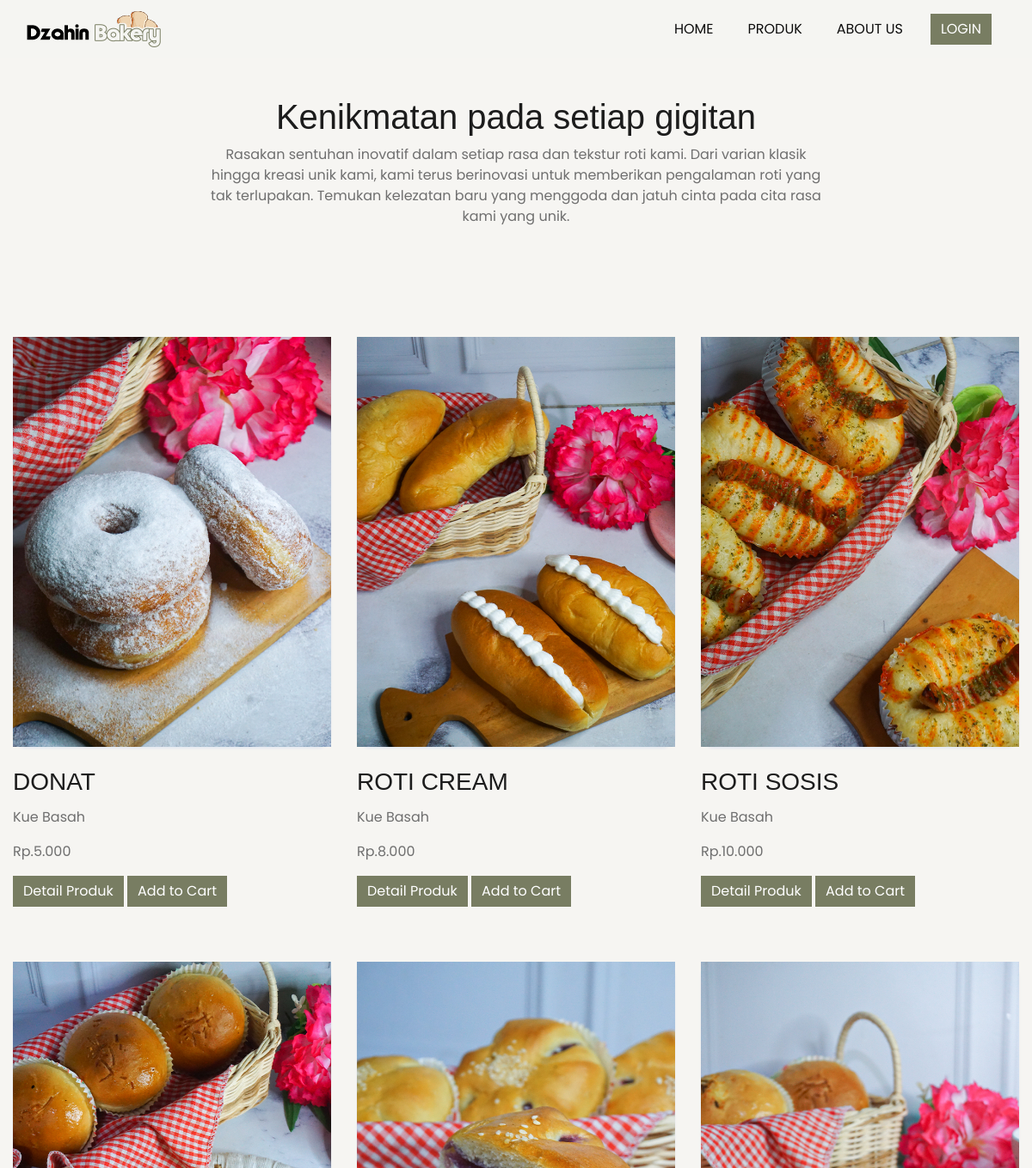
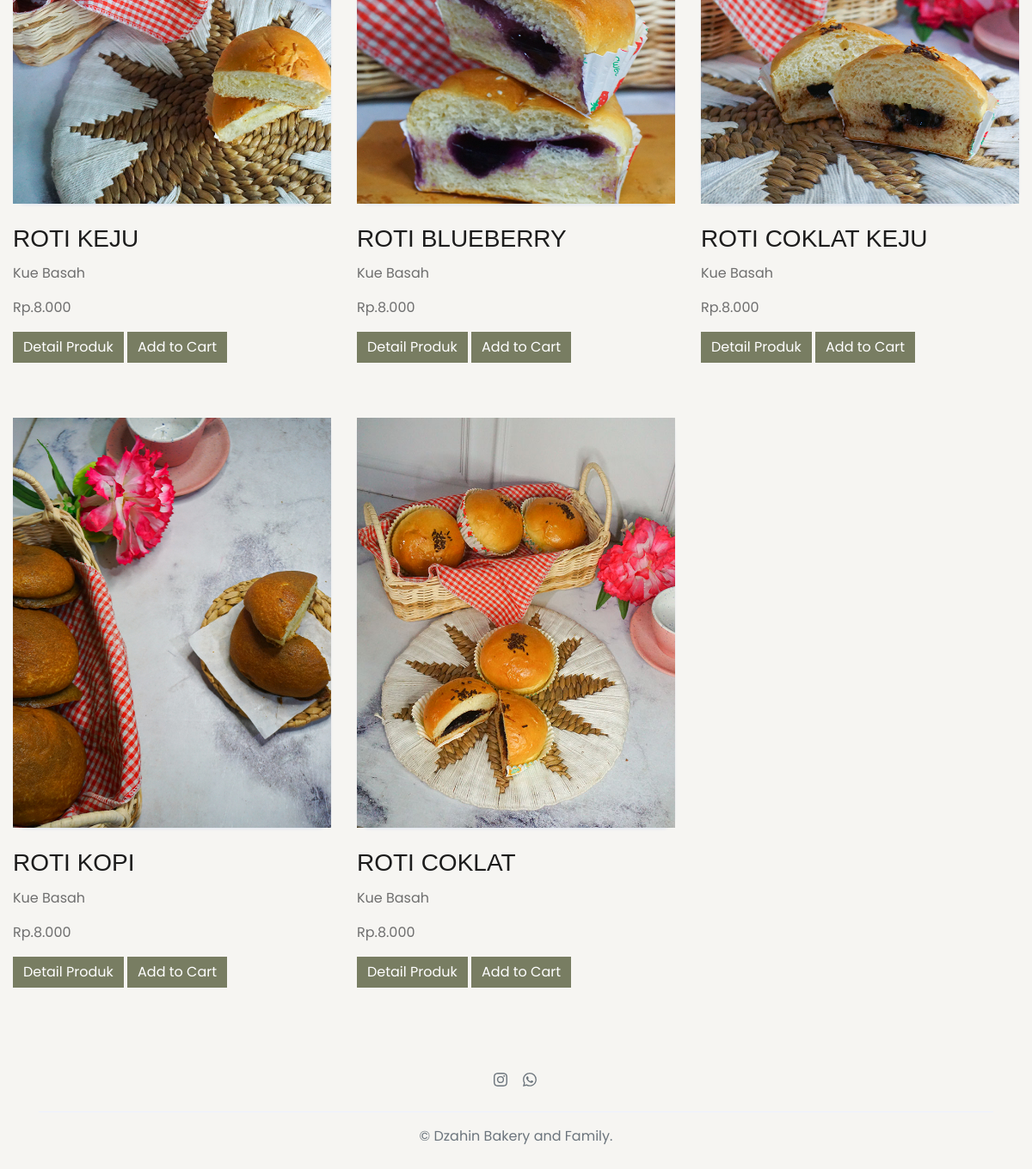
The page /index.php/home/produk on the database its author committed (2 pictures, top to bottom).
### tables this page shows
CREATE TABLE `tbl_produk` (
  `idProduk` int(11) NOT NULL,
  `idKategori` int(11) NOT NULL,
  `foto` varchar(100) NOT NULL,
  `namaProduk` varchar(30) NOT NULL,
  `harga` varchar(6) NOT NULL,
  `deskripsi_produk` text NOT NULL,
  `stok` int(3) NOT NULL
);

CREATE TABLE `tbl_kategori` (
  `idKategori` int(11) NOT NULL,
  `namaKategori` varchar(30) NOT NULL
);

### application/controllers/Home.php (called while the page is built, shortened)
<?php
class Home extends CI_Controller{
	function __construct(){
		$this->load->model('Madmin');
		$this->load->library('cart');
		}
	public function produk(){
			$data['detailProduk'] = $this->Madmin->tampilJoin()->result();
			$this->load->view('website/header');
			$this->load->view('website/produk', $data);
			$this->load->view('website/footer');
		}
}

### index.php (called while the page is built, shortened)
<?php
require_once BASEPATH.'core/CodeIgniter.php';

### application/models/Madmin.php (called while the page is built, shortened)
<?php
class Madmin extends CI_Model
{
  public function tampilJoin(){
		$this->db->select('*');
		$this->db->from('tbl_produk');
		$this->db->join('tbl_kategori', 'tbl_produk.idKategori = tbl_kategori.idKategori', 'left');
		$query = $this->db->get();
		return $query;
	}
}

### application/views/website/produk.php (the view)
<section class="subscribe">
    <div class="container">
        <div class="row d-flex justify-content-center">
            <div class="col-lg-8">
                <div class="subscribe-content padding-large">
                    <div class="subscribe-header">
                        <h2 class="display-6 text-center">Kenikmatan pada setiap gigitan</h2>
                        <p class="text-center">Rasakan sentuhan inovatif dalam setiap rasa dan tekstur roti kami.
                            Dari varian klasik hingga kreasi unik kami, kami terus berinovasi untuk memberikan
                            pengalaman roti yang tak terlupakan. Temukan kelezatan baru yang menggoda dan jatuh
                            cinta pada cita rasa kami yang unik.</p>
                    </div>
                </div>
            </div>
        </div>
    </div>
</section>
<section id="latest-blog">
    <div class="container-fluid">
        <div class="row g-3 post-grid">
        <?php foreach ($detailProduk as $val) { ?>
            <div class="col-lg-4 col-md-6 col-sm-12 mb-5">
                <div class="card-item">
                    <div class="card border-0 bg-transparent">
                        <div class="card-image">
                            <img src="<?php echo base_url()?>upload/<?=$val->foto?>" alt="" class="post-image img-fluid">
                        </div>
                    </div>
                    <div class="card-body p-0 mt-4">
                        <h3 class="card-title text-uppercase">
                            <a><?php echo $val->namaProduk; ?></a>
                        </h3>
                        <p><?php echo $val->namaKategori; ?></p>
                        <p>Rp.<?php echo $val->harga; ?></p>
                        <a href="<?php echo site_url('home/detail_produk/' . $val->idProduk);?>" class="btn btn-primary">Detail Produk</a>
                        <a href="<?php echo site_url('home/add_cart/'. $val->idProduk);?>" class="btn btn-primary">Add to Cart</a>
                    </div>
                </div>
            </div>
            <?php } ?>
        </div>
    </div>
</section>

### assets/user/css/style.css (style rules this page uses)
:root { --accent-color: #0d0d0d; --bs-gray-100: #f3f3f3; --bs-gray-200: #e7e5e2; --bs-primary: #787d62; --bs-secondary: #f6f5f2; --bs-primary-rgb: 120, 125, 98; --bs-body-bg-rgb: 246, 245, 242; --bs-light: #fff; --bs-dark: #000; --navbar-color-color: #131814; --swiper-theme-color: #787d62 !important; --swiper-pagination-color: #787d62 !important; }
:root { --body-font: "Poppins", sans-serif; --heading-font: "Cinzel", sans-serif; }
*, *::before, *::after { -webkit-box-sizing: border-box; -moz-box-sizing: border-box; box-sizing: border-box; }
html { box-sizing: border-box; }
body { font-family: var(--body-font); font-size: 16px; font-weight: 300; line-height: 1.6; color: var(--accent-color); margin: 0; }
a { color: var(--bs-dark); text-decoration: none; transition: 0.3s color ease-out; }
.padding-large { padding-top: 7em; padding-bottom: 7em; }
h1, h2, h3, h4, h5 { font-family: var(--heading-font); }
.container-fluid { max-width: 1540px; }
.btn.btn-primary { background: var(--bs-primary); color: var(--bs-light); border: none; }

### assets/user/css/style_cart.css (style rules this page uses)
a { text-decoration: none !important; }
.card { margin-bottom: 24px; -webkit-box-shadow: 0 2px 3px #e4e8f0; box-shadow: 0 2px 3px #e4e8f0; }
.card { position: relative; display: -webkit-box; display: -ms-flexbox; display: flex; -webkit-box-orient: vertical; -webkit-box-direction: normal; -ms-flex-direction: column; flex-direction: column; min-width: 0; word-wrap: break-word; background-color: #fff; background-clip: border-box; border: 1px solid #eff0f2; border-radius: 1rem; }

### rows shown on the page
tbl_produk: foto (picture), namaProduk "DONAT", tbl_kategori.namaKategori "Kue Basah", harga "5.000"
tbl_produk: foto (picture), namaProduk "ROTI CREAM", tbl_kategori.namaKategori "Kue Basah", harga "8.000"
tbl_produk: foto (picture), namaProduk "ROTI SOSIS", tbl_kategori.namaKategori "Kue Basah", harga "10.000"
tbl_produk: foto (picture), namaProduk "ROTI KEJU", tbl_kategori.namaKategori "Kue Basah", harga "8.000"
tbl_produk: foto (picture), namaProduk "ROTI BLUEBERRY", tbl_kategori.namaKategori "Kue Basah", harga "8.000"
tbl_produk: foto (picture), namaProduk "ROTI COKLAT KEJU", tbl_kategori.namaKategori "Kue Basah", harga "8.000"
tbl_produk: foto (picture), namaProduk "ROTI KOPI", tbl_kategori.namaKategori "Kue Basah", harga "8.000"
tbl_produk: foto (picture), namaProduk "ROTI COKLAT", tbl_kategori.namaKategori "Kue Basah", harga "8.000"
